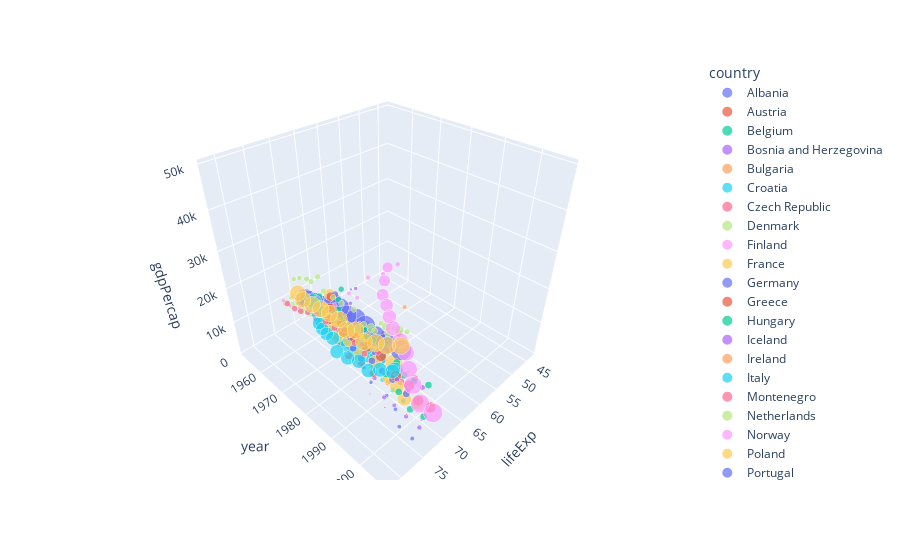

Write notebook code for a chart like this one.
### Code cell
fig = px.scatter_3d(data[data['continent'] == 'Europe'], 
                   x = 'lifeExp',
                   y = 'year',
                   z = 'gdpPercap',
                   color = 'country', 
                   size = 'pop')
fig.show()

### Figure 1 — Plotly figure (JSON) as saved in the notebook; plotly's stock layout.template omitted (floating-point values rounded to 4 significant figures)
{"data": [{"hovertemplate": "country=Albania<br>lifeExp=%{x}<br>year=%{y}<br>gdpPercap=%{z}<br>pop=%{marker.size}<extra></extra>", "legendgroup": "Albania", "marker": {"color": "#636efa", "size": [1282697, 1476505, 1728137, 1984060, 2263554, 2509048, 2780097, 3075321, 3326498, 3428038, 3508512, 3600523], "sizemode": "area", "sizeref": 206000.0, "symbol": "circle"}, "mode": "markers", "name": "Albania", "scene": "scene", "showlegend": true, "type": "scatter3d", "x": [55.23, 59.28, 64.82, 66.22, 67.69, 68.93, 70.42, 72, 71.58, 72.95, 75.65, 76.42], "y": [1952, 1957, 1962, 1967, 1972, 1977, 1982, 1987, 1992, 1997, 2002, 2007], "z": [1601.0, 1942.0, 2313.0, 2760.0, 3313.0, 3533.0, 3631.0, 3739.0, 2497.0, 3193.0, 4604.0, 5937.0]}, {"hovertemplate": "country=Austria<br>lifeExp=%{x}<br>year=%{y}<br>gdpPercap=%{z}<br>pop=%{marker.size}<extra></extra>", "legendgroup": "Austria", "marker": {"color": "#EF553B", "size": [6927772, 6965860, 7129864, 7376998, 7544201, 7568430, 7574613, 7578903, 7914969, 8069876, 8148312, 8199783], "sizemode": "area", "sizeref": 206000.0, "symbol": "circle"}, "mode": "markers", "name": "Austria", "scene": "scene", "showlegend": true, "type": "scatter3d", "x": [66.8, 67.48, 69.54, 70.14, 70.63, 72.17, 73.18, 74.94, 76.04, 77.51, 78.98, 79.83], "y": [1952, 1957, 1962, 1967, 1972, 1977, 1982, 1987, 1992, 1997, 2002, 2007], "z": [6137.0, 8843.0, 10750.0, 12830.0, 16660.0, 19750.0, 21600.0, 23690.0, 27040.0, 29100.0, 32420.0, 36130.0]}, {"hovertemplate": "country=Belgium<br>lifeExp=%{x}<br>year=%{y}<br>gdpPercap=%{z}<br>pop=%{marker.size}<extra></extra>", "legendgroup": "Belgium", "marker": {"color": "#00cc96", "size": [8730405, 8989111, 9218400, 9556500, 9709100, 9821800, 9856303, 9870200, 10045622, 10199787, 10311970, 10392226], "sizemode": "area", "sizeref": 206000.0, "symbol": "circle"}, "mode": "markers", "name": "Belgium", "scene": "scene", "showlegend": true, "type": "scatter3d", "x": [68, 69.24, 70.25, 70.94, 71.44, 72.8, 73.93, 75.35, 76.46, 77.53, 78.32, 79.44], "y": [1952, 1957, 1962, 1967, 1972, 1977, 1982, 1987, 1992, 1997, 2002, 2007], "z": [8343.0, 9715.0, 10990.0, 13150.0, 16670.0, 19120.0, 20980.0, 22530.0, 25580.0, 27560.0, 30490.0, 33690.0]}, {"hovertemplate": "country=Bosnia and Herzegovina<br>lifeExp=%{x}<br>year=%{y}<br>gdpPercap=%{z}<br>pop=%{marker.size}<extra></extra>", "legendgroup": "Bosnia and Herzegovina", "marker": {"color": "#ab63fa", "size": [2791000, 3076000, 3349000, 3585000, 3819000, 4086000, 4172693, 4338977, 4256013, 3607000, 4165416, 4552198], "sizemode": "area", "sizeref": 206000.0, "symbol": "circle"}, "mode": "markers", "name": "Bosnia and Herzegovina", "scene": "scene", "showlegend": true, "type": "scatter3d", "x": [53.82, 58.45, 61.93, 64.79, 67.45, 69.86, 70.69, 71.14, 72.18, 73.24, 74.09, 74.85], "y": [1952, 1957, 1962, 1967, 1972, 1977, 1982, 1987, 1992, 1997, 2002, 2007], "z": [973.5, 1354.0, 1710.0, 2172.0, 2860.0, 3528.0, 4127.0, 4314.0, 2547.0, 4766.0, 6019.0, 7446.0]}, {"hovertemplate": "country=Bulgaria<br>lifeExp=%{x}<br>year=%{y}<br>gdpPercap=%{z}<br>pop=%{marker.size}<extra></extra>", "legendgroup": "Bulgaria", "marker": {"color": "#FFA15A", "size": [7274900, 7651254, 8012946, 8310226, 8576200, 8797022, 8892098, 8971958, 8658506, 8066057, 7661799, 7322858], "sizemode": "area", "sizeref": 206000.0, "symbol": "circle"}, "mode": "markers", "name": "Bulgaria", "scene": "scene", "showlegend": true, "type": "scatter3d", "x": [59.6, 66.61, 69.51, 70.42, 70.9, 70.81, 71.08, 71.34, 71.19, 70.32, 72.14, 73.0], "y": [1952, 1957, 1962, 1967, 1972, 1977, 1982, 1987, 1992, 1997, 2002, 2007], "z": [2444.0, 3009.0, 4254.0, 5577.0, 6597.0, 7612.0, 8224.0, 8240.0, 6303.0, 5970.0, 7697.0, 10680.0]}, {"hovertemplate": "country=Croatia<br>lifeExp=%{x}<br>year=%{y}<br>gdpPercap=%{z}<br>pop=%{marker.size}<extra></extra>", "legendgroup": "Croatia", "marker": {"color": "#19d3f3", "size": [3882229, 3991242, 4076557, 4174366, 4225310, 4318673, 4413368, 4484310, 4494013, 4444595, 4481020, 4493312], "sizemode": "area", "sizeref": 206000.0, "symbol": "circle"}, "mode": "markers", "name": "Croatia", "scene": "scene", "showlegend": true, "type": "scatter3d", "x": [61.21, 64.77, 67.13, 68.5, 69.61, 70.64, 70.46, 71.52, 72.53, 73.68, 74.88, 75.75], "y": [1952, 1957, 1962, 1967, 1972, 1977, 1982, 1987, 1992, 1997, 2002, 2007], "z": [3119.0, 4338.0, 5478.0, 6960.0, 9164.0, 11310.0, 13220.0, 13820.0, 8448.0, 9876.0, 11630.0, 14620.0]}, {"hovertemplate": "country=Czech Republic<br>lifeExp=%{x}<br>year=%{y}<br>gdpPercap=%{z}<br>pop=%{marker.size}<extra></extra>", "legendgroup": "Czech Republic", "marker": {"color": "#FF6692", "size": [9125183, 9513758, 9620282, 9835109, 9862158, 10161915, 10303704, 10311597, 10315702, 10300707, 10256295, 10228744], "sizemode": "area", "sizeref": 206000.0, "symbol": "circle"}, "mode": "markers", "name": "Czech Republic", "scene": "scene", "showlegend": true, "type": "scatter3d", "x": [66.87, 69.03, 69.9, 70.38, 70.29, 70.71, 70.96, 71.58, 72.4, 74.01, 75.51, 76.49], "y": [1952, 1957, 1962, 1967, 1972, 1977, 1982, 1987, 1992, 1997, 2002, 2007], "z": [6876.0, 8256.0, 10140.0, 11400.0, 13110.0, 14800.0, 15380.0, 16310.0, 14300.0, 16050.0, 17600.0, 22830.0]}, {"hovertemplate": "country=Denmark<br>lifeExp=%{x}<br>year=%{y}<br>gdpPercap=%{z}<br>pop=%{marker.size}<extra></extra>", "legendgroup": "Denmark", "marker": {"color": "#B6E880", "size": [4334000, 4487831, 4646899, 4838800, 4991596, 5088419, 5117810, 5127024, 5171393, 5283663, 5374693, 5468120], "sizemode": "area", "sizeref": 206000.0, "symbol": "circle"}, "mode": "markers", "name": "Denmark", "scene": "scene", "showlegend": true, "type": "scatter3d", "x": [70.78, 71.81, 72.35, 72.96, 73.47, 74.69, 74.63, 74.8, 75.33, 76.11, 77.18, 78.33], "y": [1952, 1957, 1962, 1967, 1972, 1977, 1982, 1987, 1992, 1997, 2002, 2007], "z": [9692.0, 11100.0, 13580.0, 15940.0, 18870.0, 20420.0, 21690.0, 25120.0, 26410.0, 29800.0, 32170.0, 35280.0]}, {"hovertemplate": "country=Finland<br>lifeExp=%{x}<br>year=%{y}<br>gdpPercap=%{z}<br>pop=%{marker.size}<extra></extra>", "legendgroup": "Finland", "marker": {"color": "#FF97FF", "size": [4090500, 4324000, 4491443, 4605744, 4639657, 4738902, 4826933, 4931729, 5041039, 5134406, 5193039, 5238460], "sizemode": "area", "sizeref": 206000.0, "symbol": "circle"}, "mode": "markers", "name": "Finland", "scene": "scene", "showlegend": true, "type": "scatter3d", "x": [66.55, 67.49, 68.75, 69.83, 70.87, 72.52, 74.55, 74.83, 75.7, 77.13, 78.37, 79.31], "y": [1952, 1957, 1962, 1967, 1972, 1977, 1982, 1987, 1992, 1997, 2002, 2007], "z": [6425.0, 7545.0, 9372.0, 10920.0, 14360.0, 15610.0, 18530.0, 21140.0, 20650.0, 23720.0, 28200.0, 33210.0]}, {"hovertemplate": "country=France<br>lifeExp=%{x}<br>year=%{y}<br>gdpPercap=%{z}<br>pop=%{marker.size}<extra></extra>", "legendgroup": "France", "marker": {"color": "#FECB52", "size": [42459667, 44310863, 47124000, 49569000, 51732000, 53165019, 54433565, 55630100, 57374179, 58623428, 59925035, 61083916], "sizemode": "area", "sizeref": 206000.0, "symbol": "circle"}, "mode": "markers", "name": "France", "scene": "scene", "showlegend": true, "type": "scatter3d", "x": [67.41, 68.93, 70.51, 71.55, 72.38, 73.83, 74.89, 76.34, 77.46, 78.64, 79.59, 80.66], "y": [1952, 1957, 1962, 1967, 1972, 1977, 1982, 1987, 1992, 1997, 2002, 2007], "z": [7030.0, 8663.0, 10560.0, 13000.0, 16110.0, 18290.0, 20290.0, 22070.0, 24700.0, 25890.0, 28930.0, 30470.0]}, {"hovertemplate": "country=Germany<br>lifeExp=%{x}<br>year=%{y}<br>gdpPercap=%{z}<br>pop=%{marker.size}<extra></extra>", "legendgroup": "Germany", "marker": {"color": "#636efa", "size": [69145952, 71019069, 73739117, 76368453, 78717088, 78160773, 78335266, 77718298, 80597764, 82011073, 82350671, 82400996], "sizemode": "area", "sizeref": 206000.0, "symbol": "circle"}, "mode": "markers", "name": "Germany", "scene": "scene", "showlegend": true, "type": "scatter3d", "x": [67.5, 69.1, 70.3, 70.8, 71, 72.5, 73.8, 74.85, 76.07, 77.34, 78.67, 79.41], "y": [1952, 1957, 1962, 1967, 1972, 1977, 1982, 1987, 1992, 1997, 2002, 2007], "z": [7144.0, 10190.0, 12900.0, 14750.0, 18020.0, 20510.0, 22030.0, 24640.0, 26510.0, 27790.0, 30040.0, 32170.0]}, {"hovertemplate": "country=Greece<br>lifeExp=%{x}<br>year=%{y}<br>gdpPercap=%{z}<br>pop=%{marker.size}<extra></extra>", "legendgroup": "Greece", "marker": {"color": "#EF553B", "size": [7733250, 8096218, 8448233, 8716441, 8888628, 9308479, 9786480, 9974490, 10325429, 10502372, 10603863, 10706290], "sizemode": "area", "sizeref": 206000.0, "symbol": "circle"}, "mode": "markers", "name": "Greece", "scene": "scene", "showlegend": true, "type": "scatter3d", "x": [65.86, 67.86, 69.51, 71, 72.34, 73.68, 75.24, 76.67, 77.03, 77.87, 78.26, 79.48], "y": [1952, 1957, 1962, 1967, 1972, 1977, 1982, 1987, 1992, 1997, 2002, 2007], "z": [3531.0, 4916.0, 6017.0, 8513.0, 12720.0, 14200.0, 15270.0, 16120.0, 17540.0, 18750.0, 22510.0, 27540.0]}, {"hovertemplate": "country=Hungary<br>lifeExp=%{x}<br>year=%{y}<br>gdpPercap=%{z}<br>pop=%{marker.size}<extra></extra>", "legendgroup": "Hungary", "marker": {"color": "#00cc96", "size": [9504000, 9839000, 10063000, 10223422, 10394091, 10637171, 10705535, 10612740, 10348684, 10244684, 10083313, 9956108], "sizemode": "area", "sizeref": 206000.0, "symbol": "circle"}, "mode": "markers", "name": "Hungary", "scene": "scene", "showlegend": true, "type": "scatter3d", "x": [64.03, 66.41, 67.96, 69.5, 69.76, 69.95, 69.39, 69.58, 69.17, 71.04, 72.59, 73.34], "y": [1952, 1957, 1962, 1967, 1972, 1977, 1982, 1987, 1992, 1997, 2002, 2007], "z": [5264.0, 6040.0, 7550.0, 9327.0, 10170.0, 11670.0, 12550.0, 12990.0, 10540.0, 11710.0, 14840.0, 18010.0]}, {"hovertemplate": "country=Iceland<br>lifeExp=%{x}<br>year=%{y}<br>gdpPercap=%{z}<br>pop=%{marker.size}<extra></extra>", "legendgroup": "Iceland", "marker": {"color": "#ab63fa", "size": [147962, 165110, 182053, 198676, 209275, 221823, 233997, 244676, 259012, 271192, 288030, 301931], "sizemode": "area", "sizeref": 206000.0, "symbol": "circle"}, "mode": "markers", "name": "Iceland", "scene": "scene", "showlegend": true, "type": "scatter3d", "x": [72.49, 73.47, 73.68, 73.73, 74.46, 76.11, 76.99, 77.23, 78.77, 78.95, 80.5, 81.76], "y": [1952, 1957, 1962, 1967, 1972, 1977, 1982, 1987, 1992, 1997, 2002, 2007], "z": [7268.0, 9244.0, 10350.0, 13320.0, 15800.0, 19650.0, 23270.0, 26920.0, 25140.0, 28060.0, 31160.0, 36180.0]}, {"hovertemplate": "country=Ireland<br>lifeExp=%{x}<br>year=%{y}<br>gdpPercap=%{z}<br>pop=%{marker.size}<extra></extra>", "legendgroup": "Ireland", "marker": {"color": "#FFA15A", "size": [2952156, 2878220, 2830000, 2900100, 3024400, 3271900, 3480000, 3539900, 3557761, 3667233, 3879155, 4109086], "sizemode": "area", "sizeref": 206000.0, "symbol": "circle"}, "mode": "markers", "name": "Ireland", "scene": "scene", "showlegend": true, "type": "scatter3d", "x": [66.91, 68.9, 70.29, 71.08, 71.28, 72.03, 73.1, 74.36, 75.47, 76.12, 77.78, 78.89], "y": [1952, 1957, 1962, 1967, 1972, 1977, 1982, 1987, 1992, 1997, 2002, 2007], "z": [5210.0, 5599.0, 6632.0, 7656.0, 9531.0, 11150.0, 12620.0, 13870.0, 17560.0, 24520.0, 34080.0, 40680.0]}, {"hovertemplate": "country=Italy<br>lifeExp=%{x}<br>year=%{y}<br>gdpPercap=%{z}<br>pop=%{marker.size}<extra></extra>", "legendgroup": "Italy", "marker": {"color": "#19d3f3", "size": [47666000, 49182000, 50843200, 52667100, 54365564, 56059245, 56535636, 56729703, 56840847, 57479469, 57926999, 58147733], "sizemode": "area", "sizeref": 206000.0, "symbol": "circle"}, "mode": "markers", "name": "Italy", "scene": "scene", "showlegend": true, "type": "scatter3d", "x": [65.94, 67.81, 69.24, 71.06, 72.19, 73.48, 74.98, 76.42, 77.44, 78.82, 80.24, 80.55], "y": [1952, 1957, 1962, 1967, 1972, 1977, 1982, 1987, 1992, 1997, 2002, 2007], "z": [4931.0, 6249.0, 8244.0, 10020.0, 12270.0, 14260.0, 16540.0, 19210.0, 22010.0, 24680.0, 27970.0, 28570.0]}, {"hovertemplate": "country=Montenegro<br>lifeExp=%{x}<br>year=%{y}<br>gdpPercap=%{z}<br>pop=%{marker.size}<extra></extra>", "legendgroup": "Montenegro", "marker": {"color": "#FF6692", "size": [413834, 442829, 474528, 501035, 527678, 560073, 562548, 569473, 621621, 692651, 720230, 684736], "sizemode": "area", "sizeref": 206000.0, "symbol": "circle"}, "mode": "markers", "name": "Montenegro", "scene": "scene", "showlegend": true, "type": "scatter3d", "x": [59.16, 61.45, 63.73, 67.18, 70.64, 73.07, 74.1, 74.86, 75.44, 75.44, 73.98, 74.54], "y": [1952, 1957, 1962, 1967, 1972, 1977, 1982, 1987, 1992, 1997, 2002, 2007], "z": [2648.0, 3682.0, 4650.0, 5908.0, 7778.0, 9596.0, 11220.0, 11730.0, 7003.0, 6466.0, 6557.0, 9254.0]}, {"hovertemplate": "country=Netherlands<br>lifeExp=%{x}<br>year=%{y}<br>gdpPercap=%{z}<br>pop=%{marker.size}<extra></extra>", "legendgroup": "Netherlands", "marker": {"color": "#B6E880", "size": [10381988, 11026383, 11805689, 12596822, 13329874, 13852989, 14310401, 14665278, 15174244, 15604464, 16122830, 16570613], "sizemode": "area", "sizeref": 206000.0, "symbol": "circle"}, "mode": "markers", "name": "Netherlands", "scene": "scene", "showlegend": true, "type": "scatter3d", "x": [72.13, 72.99, 73.23, 73.82, 73.75, 75.24, 76.05, 76.83, 77.42, 78.03, 78.53, 79.76], "y": [1952, 1957, 1962, 1967, 1972, 1977, 1982, 1987, 1992, 1997, 2002, 2007], "z": [8942.0, 11280.0, 12790.0, 15360.0, 18790.0, 21210.0, 21400.0, 23650.0, 26790.0, 30250.0, 33720.0, 36800.0]}, {"hovertemplate": "country=Norway<br>lifeExp=%{x}<br>year=%{y}<br>gdpPercap=%{z}<br>pop=%{marker.size}<extra></extra>", "legendgroup": "Norway", "marker": {"color": "#FF97FF", "size": [3327728, 3491938, 3638919, 3786019, 3933004, 4043205, 4114787, 4186147, 4286357, 4405672, 4535591, 4627926], "sizemode": "area", "sizeref": 206000.0, "symbol": "circle"}, "mode": "markers", "name": "Norway", "scene": "scene", "showlegend": true, "type": "scatter3d", "x": [72.67, 73.44, 73.47, 74.08, 74.34, 75.37, 75.97, 75.89, 77.32, 78.32, 79.05, 80.2], "y": [1952, 1957, 1962, 1967, 1972, 1977, 1982, 1987, 1992, 1997, 2002, 2007], "z": [10100.0, 11650.0, 13450.0, 16360.0, 18970.0, 23310.0, 26300.0, 31540.0, 33970.0, 41280.0, 44680.0, 49360.0]}, {"hovertemplate": "country=Poland<br>lifeExp=%{x}<br>year=%{y}<br>gdpPercap=%{z}<br>pop=%{marker.size}<extra></extra>", "legendgroup": "Poland", "marker": {"color": "#FECB52", "size": [25730551, 28235346, 30329617, 31785378, 33039545, 34621254, 36227381, 37740710, 38370697, 38654957, 38625976, 38518241], "sizemode": "area", "sizeref": 206000.0, "symbol": "circle"}, "mode": "markers", "name": "Poland", "scene": "scene", "showlegend": true, "type": "scatter3d", "x": [61.31, 65.77, 67.64, 69.61, 70.85, 70.67, 71.32, 70.98, 70.99, 72.75, 74.67, 75.56], "y": [1952, 1957, 1962, 1967, 1972, 1977, 1982, 1987, 1992, 1997, 2002, 2007], "z": [4029.0, 4734.0, 5339.0, 6557.0, 8007.0, 9508.0, 8452.0, 9082.0, 7739.0, 10160.0, 12000.0, 15390.0]}, {"hovertemplate": "country=Portugal<br>lifeExp=%{x}<br>year=%{y}<br>gdpPercap=%{z}<br>pop=%{marker.size}<extra></extra>", "legendgroup": "Portugal", "marker": {"color": "#636efa", "size": [8526050, 8817650, 9019800, 9103000, 8970450, 9662600, 9859650, 9915289, 9927680, 10156415, 10433867, 10642836], "sizemode": "area", "sizeref": 206000.0, "symbol": "circle"}, "mode": "markers", "name": "Portugal", "scene": "scene", "showlegend": true, "type": "scatter3d", "x": [59.82, 61.51, 64.39, 66.6, 69.26, 70.41, 72.77, 74.06, 74.86, 75.97, 77.29, 78.1], "y": [1952, 1957, 1962, 1967, 1972, 1977, 1982, 1987, 1992, 1997, 2002, 2007], "z": [3068.0, 3775.0, 4728.0, 6362.0, 9022.0, 10170.0, 11750.0, 13040.0, 16210.0, 17640.0, 19970.0, 20510.0]}, {"hovertemplate": "country=Romania<br>lifeExp=%{x}<br>year=%{y}<br>gdpPercap=%{z}<br>pop=%{marker.size}<extra></extra>", "legendgroup": "Romania", "marker": {"color": "#EF553B", "size": [16630000, 17829327, 18680721, 19284814, 20662648, 21658597, 22356726, 22686371, 22797027, 22562458, 22404337, 22276056], "sizemode": "area", "sizeref": 206000.0, "symbol": "circle"}, "mode": "markers", "name": "Romania", "scene": "scene", "showlegend": true, "type": "scatter3d", "x": [61.05, 64.1, 66.8, 66.8, 69.21, 69.46, 69.66, 69.53, 69.36, 69.72, 71.32, 72.48], "y": [1952, 1957, 1962, 1967, 1972, 1977, 1982, 1987, 1992, 1997, 2002, 2007], "z": [3145.0, 3943.0, 4735.0, 6471.0, 8011.0, 9356.0, 9605.0, 9696.0, 6598.0, 7347.0, 7885.0, 10810.0]}, {"hovertemplate": "country=Serbia<br>lifeExp=%{x}<br>year=%{y}<br>gdpPercap=%{z}<br>pop=%{marker.size}<extra></extra>", "legendgroup": "Serbia", "marker": {"color": "#00cc96", "size": [6860147, 7271135, 7616060, 7971222, 8313288, 8686367, 9032824, 9230783, 9826397, 10336594, 10111559, 10150265], "sizemode": "area", "sizeref": 206000.0, "symbol": "circle"}, "mode": "markers", "name": "Serbia", "scene": "scene", "showlegend": true, "type": "scatter3d", "x": [58.0, 61.69, 64.53, 66.91, 68.7, 70.3, 70.16, 71.22, 71.66, 72.23, 73.21, 74.0], "y": [1952, 1957, 1962, 1967, 1972, 1977, 1982, 1987, 1992, 1997, 2002, 2007], "z": [3581.0, 4981.0, 6290.0, 7992.0, 10520.0, 12980.0, 15180.0, 15870.0, 9325.0, 7914.0, 7236.0, 9787.0]}, {"hovertemplate": "country=Slovak Republic<br>lifeExp=%{x}<br>year=%{y}<br>gdpPercap=%{z}<br>pop=%{marker.size}<extra></extra>", "legendgroup": "Slovak Republic", "marker": {"color": "#ab63fa", "size": [3558137, 3844277, 4237384, 4442238, 4593433, 4827803, 5048043, 5199318, 5302888, 5383010, 5410052, 5447502], "sizemode": "area", "sizeref": 206000.0, "symbol": "circle"}, "mode": "markers", "name": "Slovak Republic", "scene": "scene", "showlegend": true, "type": "scatter3d", "x": [64.36, 67.45, 70.33, 70.98, 70.35, 70.45, 70.8, 71.08, 71.38, 72.71, 73.8, 74.66], "y": [1952, 1957, 1962, 1967, 1972, 1977, 1982, 1987, 1992, 1997, 2002, 2007], "z": [5075.0, 6093.0, 7481.0, 8413.0, 9674.0, 10920.0, 11350.0, 12040.0, 9498.0, 12130.0, 13640.0, 18680.0]}, {"hovertemplate": "country=Slovenia<br>lifeExp=%{x}<br>year=%{y}<br>gdpPercap=%{z}<br>pop=%{marker.size}<extra></extra>", "legendgroup": "Slovenia", "marker": {"color": "#FFA15A", "size": [1489518, 1533070, 1582962, 1646912, 1694510, 1746919, 1861252, 1945870, 1999210, 2011612, 2011497, 2009245], "sizemode": "area", "sizeref": 206000.0, "symbol": "circle"}, "mode": "markers", "name": "Slovenia", "scene": "scene", "showlegend": true, "type": "scatter3d", "x": [65.57, 67.85, 69.15, 69.18, 69.82, 70.97, 71.06, 72.25, 73.64, 75.13, 76.66, 77.93], "y": [1952, 1957, 1962, 1967, 1972, 1977, 1982, 1987, 1992, 1997, 2002, 2007], "z": [4215.0, 5862.0, 7402.0, 9405.0, 12380.0, 15280.0, 17870.0, 18680.0, 14210.0, 17160.0, 20660.0, 25770.0]}, {"hovertemplate": "country=Spain<br>lifeExp=%{x}<br>year=%{y}<br>gdpPercap=%{z}<br>pop=%{marker.size}<extra></extra>", "legendgroup": "Spain", "marker": {"color": "#19d3f3", "size": [28549870, 29841614, 31158061, 32850275, 34513161, 36439000, 37983310, 38880702, 39549438, 39855442, 40152517, 40448191], "sizemode": "area", "sizeref": 206000.0, "symbol": "circle"}, "mode": "markers", "name": "Spain", "scene": "scene", "showlegend": true, "type": "scatter3d", "x": [64.94, 66.66, 69.69, 71.44, 73.06, 74.39, 76.3, 76.9, 77.57, 78.77, 79.78, 80.94], "y": [1952, 1957, 1962, 1967, 1972, 1977, 1982, 1987, 1992, 1997, 2002, 2007], "z": [3834.0, 4565.0, 5694.0, 7994.0, 10640.0, 13240.0, 13930.0, 15760.0, 18600.0, 20450.0, 24840.0, 28820.0]}, {"hovertemplate": "country=Sweden<br>lifeExp=%{x}<br>year=%{y}<br>gdpPercap=%{z}<br>pop=%{marker.size}<extra></extra>", "legendgroup": "Sweden", "marker": {"color": "#FF6692", "size": [7124673, 7363802, 7561588, 7867931, 8122293, 8251648, 8325260, 8421403, 8718867, 8897619, 8954175, 9031088], "sizemode": "area", "sizeref": 206000.0, "symbol": "circle"}, "mode": "markers", "name": "Sweden", "scene": "scene", "showlegend": true, "type": "scatter3d", "x": [71.86, 72.49, 73.37, 74.16, 74.72, 75.44, 76.42, 77.19, 78.16, 79.39, 80.04, 80.88], "y": [1952, 1957, 1962, 1967, 1972, 1977, 1982, 1987, 1992, 1997, 2002, 2007], "z": [8528.0, 9912.0, 12330.0, 15260.0, 17830.0, 18860.0, 20670.0, 23590.0, 23880.0, 25270.0, 29340.0, 33860.0]}, {"hovertemplate": "country=Switzerland<br>lifeExp=%{x}<br>year=%{y}<br>gdpPercap=%{z}<br>pop=%{marker.size}<extra></extra>", "legendgroup": "Switzerland", "marker": {"color": "#B6E880", "size": [4815000, 5126000, 5666000, 6063000, 6401400, 6316424, 6468126, 6649942, 6995447, 7193761, 7361757, 7554661], "sizemode": "area", "sizeref": 206000.0, "symbol": "circle"}, "mode": "markers", "name": "Switzerland", "scene": "scene", "showlegend": true, "type": "scatter3d", "x": [69.62, 70.56, 71.32, 72.77, 73.78, 75.39, 76.21, 77.41, 78.03, 79.37, 80.62, 81.7], "y": [1952, 1957, 1962, 1967, 1972, 1977, 1982, 1987, 1992, 1997, 2002, 2007], "z": [14730.0, 17910.0, 20430.0, 22970.0, 27200.0, 26980.0, 28400.0, 30280.0, 31870.0, 32140.0, 34480.0, 37510.0]}, {"hovertemplate": "country=Turkey<br>lifeExp=%{x}<br>year=%{y}<br>gdpPercap=%{z}<br>pop=%{marker.size}<extra></extra>", "legendgroup": "Turkey", "marker": {"color": "#FF97FF", "size": [22235677, 25670939, 29788695, 33411317, 37492953, 42404033, 47328791, 52881328, 58179144, 63047647, 67308928, 71158647], "sizemode": "area", "sizeref": 206000.0, "symbol": "circle"}, "mode": "markers", "name": "Turkey", "scene": "scene", "showlegend": true, "type": "scatter3d", "x": [43.59, 48.08, 52.1, 54.34, 57.01, 59.51, 61.04, 63.11, 66.15, 68.83, 70.84, 71.78], "y": [1952, 1957, 1962, 1967, 1972, 1977, 1982, 1987, 1992, 1997, 2002, 2007], "z": [1969.0, 2219.0, 2323.0, 2826.0, 3451.0, 4269.0, 4241.0, 5089.0, 5678.0, 6601.0, 6508.0, 8458.0]}, {"hovertemplate": "country=United Kingdom<br>lifeExp=%{x}<br>year=%{y}<br>gdpPercap=%{z}<br>pop=%{marker.size}<extra></extra>", "legendgroup": "United Kingdom", "marker": {"color": "#FECB52", "size": [50430000, 51430000, 53292000, 54959000, 56079000, 56179000, 56339704, 56981620, 57866349, 58808266, 59912431, 60776238], "sizemode": "area", "sizeref": 206000.0, "symbol": "circle"}, "mode": "markers", "name": "United Kingdom", "scene": "scene", "showlegend": true, "type": "scatter3d", "x": [69.18, 70.42, 70.76, 71.36, 72.01, 72.76, 74.04, 75.01, 76.42, 77.22, 78.47, 79.42], "y": [1952, 1957, 1962, 1967, 1972, 1977, 1982, 1987, 1992, 1997, 2002, 2007], "z": [9980.0, 11280.0, 12480.0, 14140.0, 15900.0, 17430.0, 18230.0, 21660.0, 22710.0, 26070.0, 29480.0, 33200.0]}], "layout": {"legend": {"itemsizing": "constant", "title": {"text": "country"}, "tracegroupgap": 0}, "margin": {"t": 60}, "scene": {"domain": {"x": [0, 1], "y": [0, 1]}, "xaxis": {"title": {"text": "lifeExp"}}, "yaxis": {"title": {"text": "year"}}, "zaxis": {"title": {"text": "gdpPercap"}}}}}
